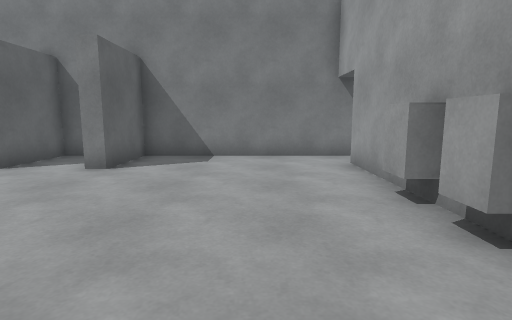
view 1 (above)

24 first-person views from a walk through a Unity game level. The camera is 1.2 m above the floor, tilts 8° down and sees 80° across. The floor is counted in squares, 1 m on a side. Each view is taken from the middle of a square. On the plan, view 1 faces up. The plan holds only what a view shows up to about 13 squares ahead; the rest is blank. The place goes on beyond the plan. The player character is not drawn.

view 2
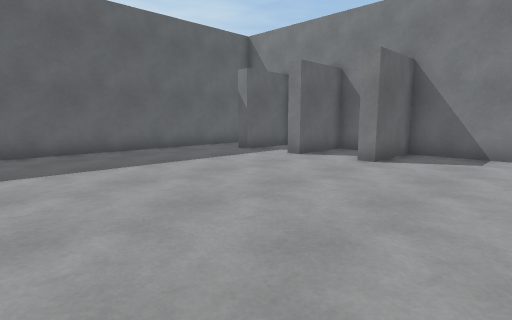

view 3
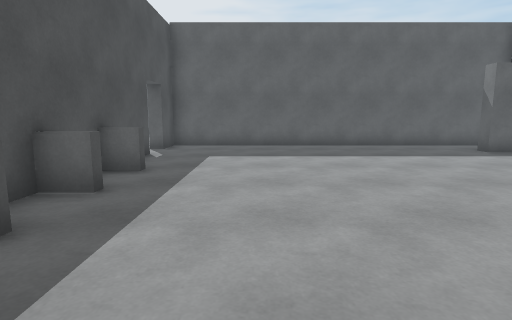

view 4
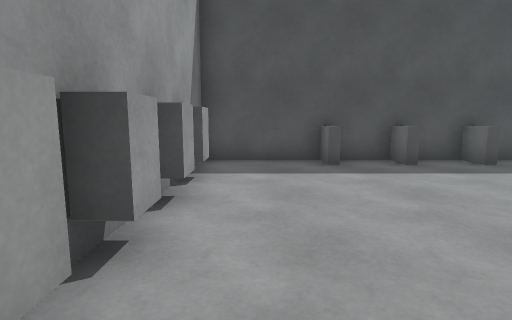

view 5
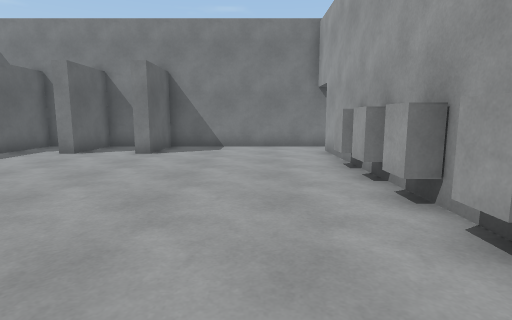

view 6
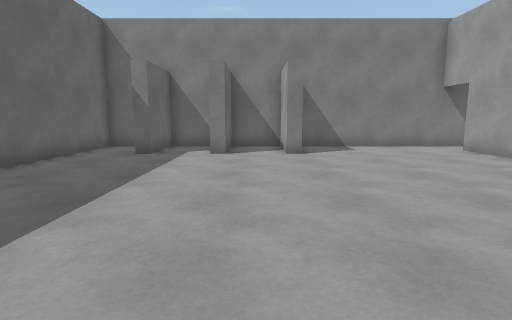

view 7
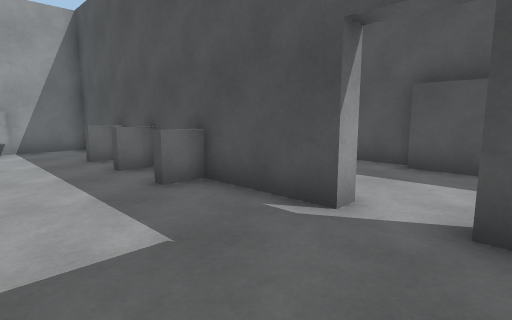

view 8
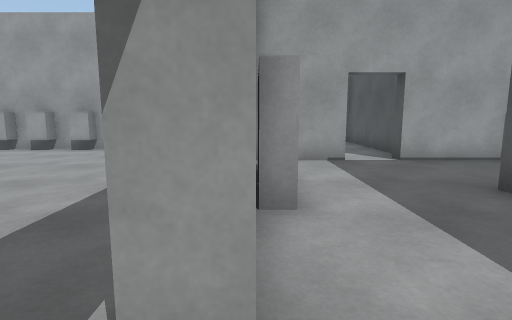

view 9
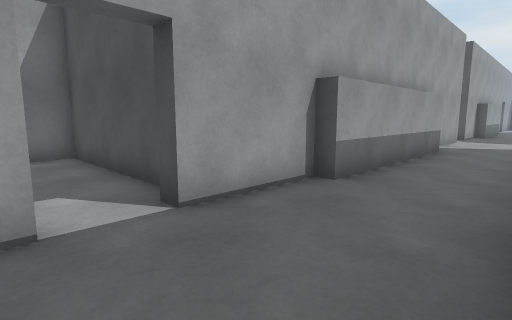

view 10
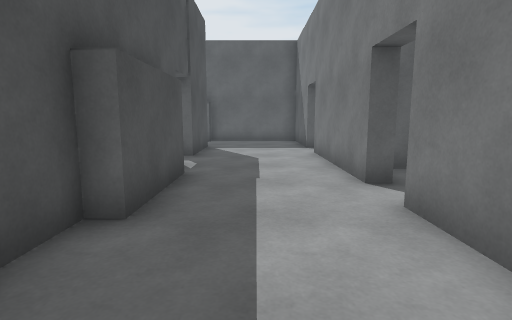

view 11
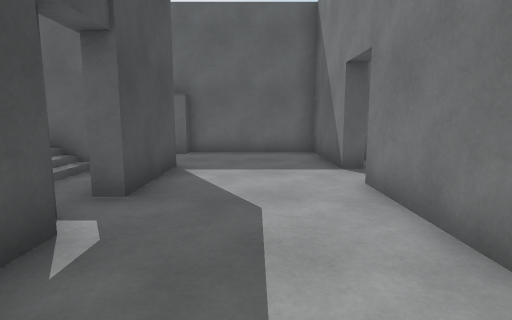

view 12
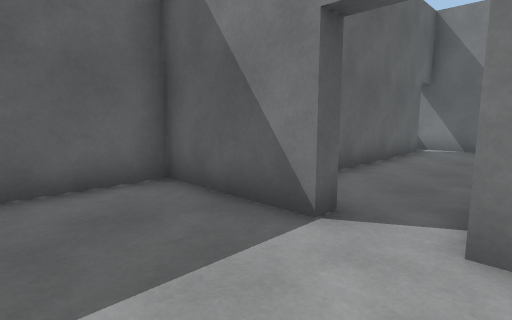

view 13
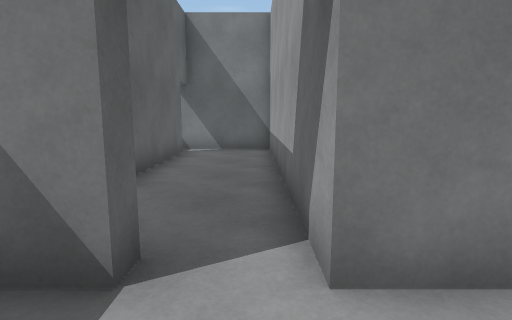

view 14
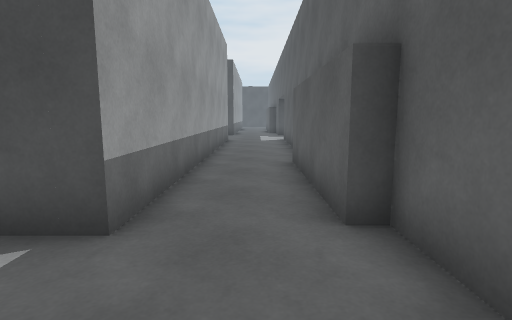

view 15
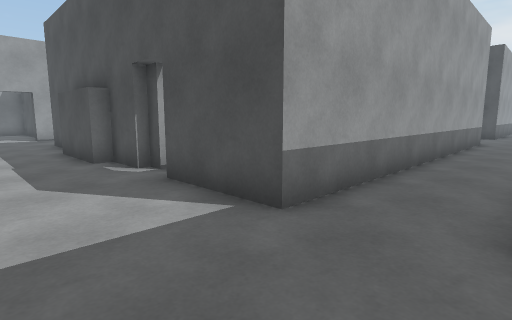

view 16
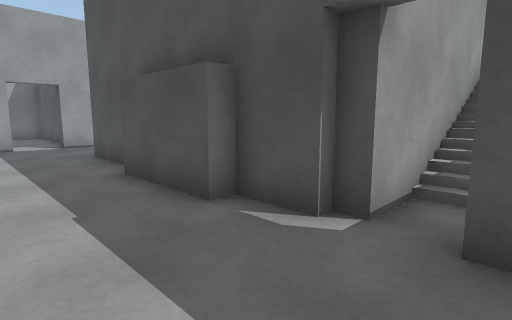

view 17
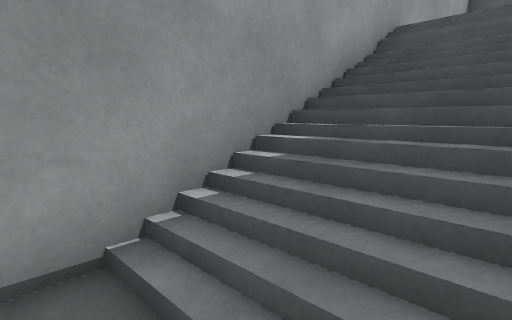

view 18
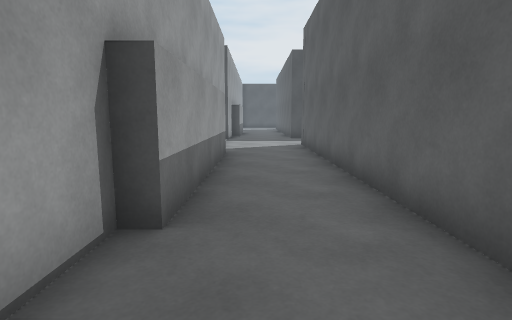

view 19
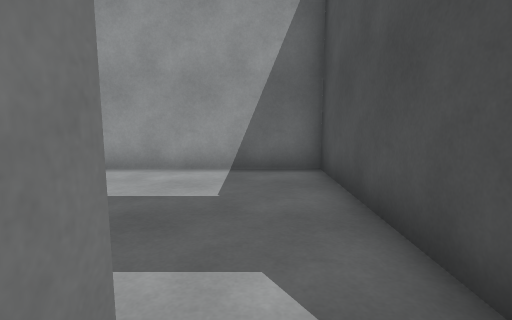

view 20
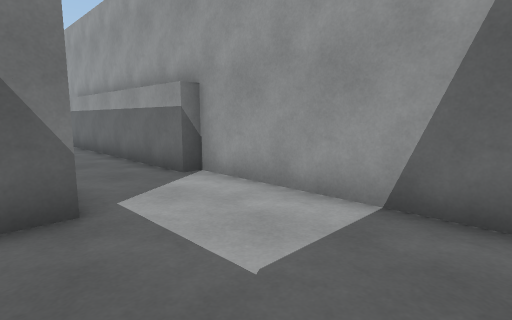

view 21
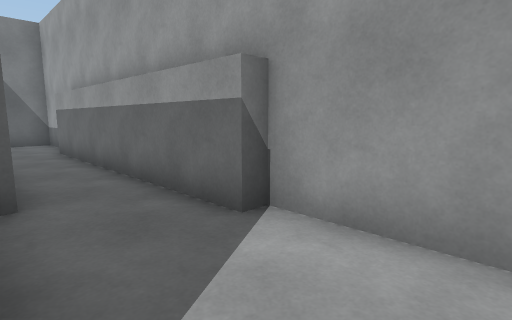

view 22
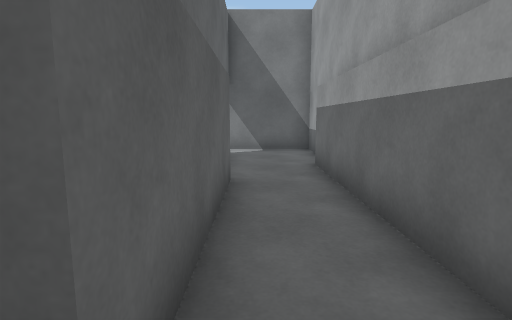

view 23
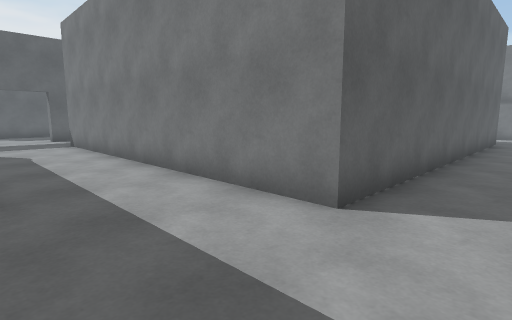

view 24
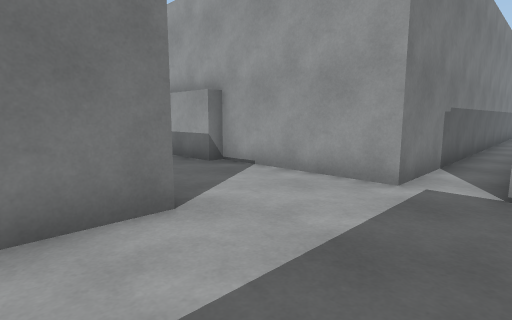

### Floor plan
Key: @ floor where view 1 was taken; # wall or solid block; . floor; / step, stairs or slope; ^ raised ledge; v drop or lower ground; O other object.
Columns run from 20 left of view 1 to 9 right of it. Each row starts with its distance up from view 1.
 10          ##################
  9          #.#..#.#.........#
  8          #.#..#.#......#..#
  7          #.............#..#
  6          #.............#..#
  5   #####  #.............#..#
  4   ^...#  #............O#..#
  3   #...#  #............O#..#
  2   #...#  #.............#..#
  1   #...#  #............O#..#
  0   #...#  #..........@.O#..#
 -1   #...#  #.............#..#
 -2   #...#  #............O#..#
 -3   #...#  #.............#..#
 -4   #...#  #.....O.O.O...#..#
 -5 ####..#####.############..#
 -6 #...................#.....#
 -7 #...................#.....#
 -8 #.........................#
 -9 #...###.#########.........#
-10 ##..#...#       #...#######
-11  #..#///#       #...#
-12  #..#///#       #..##
-13  #..#///#       #..#
-14  #..#///#       #..#
-15  ...# //#       #..#
-16  ...# //#       #..#
-17  ...#   #       #..#
-18  ...#   #       #..#
-19 #...#   #       #..##
-20   ..#  v#       #...#
-21   ..#  v#       #...#
-22    .#############...#
-23    .................#
-24    .................##########
-25    ...........................
-26               ......#

Where each view was taken, in squares from view 1:
view 1: 0 up, 0 right, facing up
view 2: 1 down, 0 right, facing up-left
view 3: 1 down, 2 right, facing left
view 4: 4 up, 1 right, facing down
view 5: 3 down, 0 right, facing up
view 6: 3 down, 5 left, facing up
view 7: 1 down, 10 left, facing down-right
view 8: 5 down, 9 left, facing right
view 9: 7 down, 4 left, facing down-right
view 10: 7 down, 4 left, facing left
view 11: 7 down, 9 left, facing left
view 12: 8 down, 14 left, facing up-left
view 13: 7 down, 15 left, facing up
view 14: 6 down, 18 left, facing down
view 15: 6 down, 19 left, facing down-right
view 16: 6 down, 14 left, facing down-right
view 17: 10 down, 15 left, facing down-right
view 18: 9 down, 2 left, facing down
view 19: 8 down, 1 left, facing right
view 20: 9 down, 2 right, facing up-right
view 21: 6 down, 3 right, facing up-right
view 22: 2 down, 4 right, facing up
view 23: 26 down, 2 left, facing up-left
view 24: 26 down, 6 left, facing up-right
